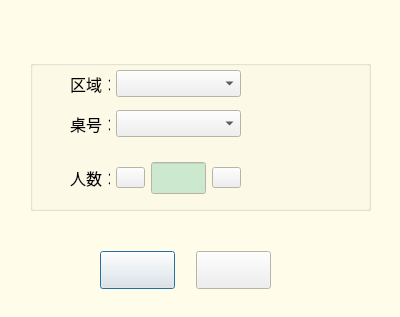
<?xml version="1.0" encoding="UTF-8"?>
<ui version="4.0">
 <class>DialogLogin</class>
 <widget class="QDialog" name="DialogLogin">
  <property name="geometry">
   <rect>
    <x>0</x>
    <y>0</y>
    <width>400</width>
    <height>317</height>
   </rect>
  </property>
  <property name="palette">
   <palette>
    <active>
     <colorrole role="Base">
      <brush brushstyle="SolidPattern">
       <color alpha="255">
        <red>204</red>
        <green>232</green>
        <blue>207</blue>
       </color>
      </brush>
     </colorrole>
     <colorrole role="Window">
      <brush brushstyle="SolidPattern">
       <color alpha="255">
        <red>255</red>
        <green>252</green>
        <blue>234</blue>
       </color>
      </brush>
     </colorrole>
    </active>
    <inactive>
     <colorrole role="Base">
      <brush brushstyle="SolidPattern">
       <color alpha="255">
        <red>204</red>
        <green>232</green>
        <blue>207</blue>
       </color>
      </brush>
     </colorrole>
     <colorrole role="Window">
      <brush brushstyle="SolidPattern">
       <color alpha="255">
        <red>255</red>
        <green>252</green>
        <blue>234</blue>
       </color>
      </brush>
     </colorrole>
    </inactive>
    <disabled>
     <colorrole role="Base">
      <brush brushstyle="SolidPattern">
       <color alpha="255">
        <red>255</red>
        <green>252</green>
        <blue>234</blue>
       </color>
      </brush>
     </colorrole>
     <colorrole role="Window">
      <brush brushstyle="SolidPattern">
       <color alpha="255">
        <red>255</red>
        <green>252</green>
        <blue>234</blue>
       </color>
      </brush>
     </colorrole>
    </disabled>
   </palette>
  </property>
  <property name="font">
   <font>
    <pointsize>12</pointsize>
   </font>
  </property>
  <property name="windowTitle">
   <string>开桌</string>
  </property>
  <property name="autoFillBackground">
   <bool>true</bool>
  </property>
  <widget class="QWidget" name="layoutWidget">
   <property name="geometry">
    <rect>
     <x>100</x>
     <y>250</y>
     <width>171</width>
     <height>40</height>
    </rect>
   </property>
   <layout class="QHBoxLayout" name="horizontalLayout_4">
    <item>
     <widget class="QPushButton" name="okButton">
      <property name="minimumSize">
       <size>
        <width>75</width>
        <height>38</height>
       </size>
      </property>
      <property name="text">
       <string/>
      </property>
      <property name="icon">
       <iconset resource="../dish.qrc">
        <normaloff>:/UIimages/ok_normal.png</normaloff>:/UIimages/ok_normal.png</iconset>
      </property>
      <property name="iconSize">
       <size>
        <width>75</width>
        <height>38</height>
       </size>
      </property>
     </widget>
    </item>
    <item>
     <spacer name="horizontalSpacer">
      <property name="orientation">
       <enum>Qt::Horizontal</enum>
      </property>
      <property name="sizeHint" stdset="0">
       <size>
        <width>40</width>
        <height>20</height>
       </size>
      </property>
     </spacer>
    </item>
    <item>
     <widget class="QPushButton" name="cancelButton">
      <property name="minimumSize">
       <size>
        <width>75</width>
        <height>38</height>
       </size>
      </property>
      <property name="text">
       <string/>
      </property>
      <property name="icon">
       <iconset resource="../dish.qrc">
        <normaloff>:/UIimages/cancel_normal.png</normaloff>:/UIimages/cancel_normal.png</iconset>
      </property>
      <property name="iconSize">
       <size>
        <width>75</width>
        <height>38</height>
       </size>
      </property>
     </widget>
    </item>
   </layout>
  </widget>
  <widget class="QGroupBox" name="groupBox">
   <property name="geometry">
    <rect>
     <x>30</x>
     <y>60</y>
     <width>341</width>
     <height>151</height>
    </rect>
   </property>
   <property name="title">
    <string/>
   </property>
   <widget class="QWidget" name="layoutWidget">
    <property name="geometry">
     <rect>
      <x>40</x>
      <y>10</y>
      <width>171</width>
      <height>27</height>
     </rect>
    </property>
    <layout class="QHBoxLayout" name="horizontalLayout">
     <item>
      <widget class="QLabel" name="areaInfoLabel">
       <property name="maximumSize">
        <size>
         <width>40</width>
         <height>16777215</height>
        </size>
       </property>
       <property name="text">
        <string>区域：</string>
       </property>
       <property name="buddy">
        <cstring>areaInfoBox</cstring>
       </property>
      </widget>
     </item>
     <item>
      <widget class="QComboBox" name="areaInfoBox"/>
     </item>
    </layout>
   </widget>
   <widget class="QWidget" name="layoutWidget">
    <property name="geometry">
     <rect>
      <x>40</x>
      <y>50</y>
      <width>171</width>
      <height>27</height>
     </rect>
    </property>
    <layout class="QHBoxLayout" name="horizontalLayout_2">
     <item>
      <widget class="QLabel" name="deskInfoLabel">
       <property name="maximumSize">
        <size>
         <width>40</width>
         <height>16777215</height>
        </size>
       </property>
       <property name="text">
        <string>桌号：</string>
       </property>
       <property name="buddy">
        <cstring>deskInfoBox</cstring>
       </property>
      </widget>
     </item>
     <item>
      <widget class="QComboBox" name="deskInfoBox"/>
     </item>
    </layout>
   </widget>
   <widget class="QWidget" name="layoutWidget">
    <property name="geometry">
     <rect>
      <x>40</x>
      <y>100</y>
      <width>171</width>
      <height>36</height>
     </rect>
    </property>
    <layout class="QHBoxLayout" name="horizontalLayout_3">
     <item>
      <widget class="QLabel" name="numInfoLabel">
       <property name="maximumSize">
        <size>
         <width>40</width>
         <height>16777215</height>
        </size>
       </property>
       <property name="text">
        <string>人数：</string>
       </property>
       <property name="buddy">
        <cstring>areaInfoBox</cstring>
       </property>
      </widget>
     </item>
     <item>
      <widget class="QPushButton" name="addButton">
       <property name="minimumSize">
        <size>
         <width>29</width>
         <height>21</height>
        </size>
       </property>
       <property name="maximumSize">
        <size>
         <width>29</width>
         <height>21</height>
        </size>
       </property>
       <property name="text">
        <string/>
       </property>
       <property name="icon">
        <iconset resource="../dish.qrc">
         <normaloff>:/UIimages/add_normal.png</normaloff>:/UIimages/add_normal.png</iconset>
       </property>
       <property name="iconSize">
        <size>
         <width>29</width>
         <height>21</height>
        </size>
       </property>
      </widget>
     </item>
     <item>
      <widget class="QLineEdit" name="lineEdit">
       <property name="minimumSize">
        <size>
         <width>0</width>
         <height>32</height>
        </size>
       </property>
       <property name="maximumSize">
        <size>
         <width>70</width>
         <height>16777215</height>
        </size>
       </property>
       <property name="alignment">
        <set>Qt::AlignCenter</set>
       </property>
      </widget>
     </item>
     <item>
      <widget class="QPushButton" name="decButton">
       <property name="minimumSize">
        <size>
         <width>29</width>
         <height>21</height>
        </size>
       </property>
       <property name="maximumSize">
        <size>
         <width>29</width>
         <height>21</height>
        </size>
       </property>
       <property name="text">
        <string/>
       </property>
       <property name="icon">
        <iconset resource="../dish.qrc">
         <normaloff>:/UIimages/dec_normal.png</normaloff>:/UIimages/dec_normal.png</iconset>
       </property>
       <property name="iconSize">
        <size>
         <width>29</width>
         <height>21</height>
        </size>
       </property>
      </widget>
     </item>
    </layout>
   </widget>
  </widget>
 </widget>
 <resources>
  <include location="../dish.qrc"/>
 </resources>
 <connections/>
</ui>
